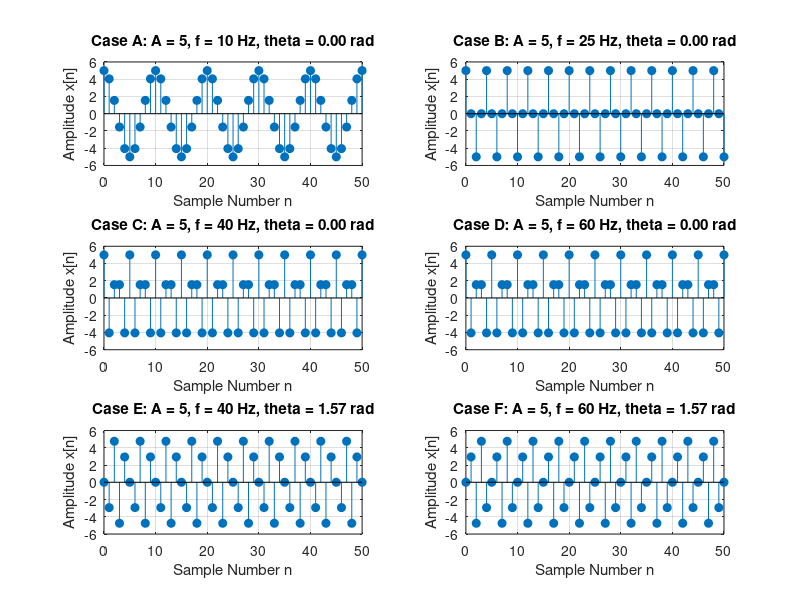
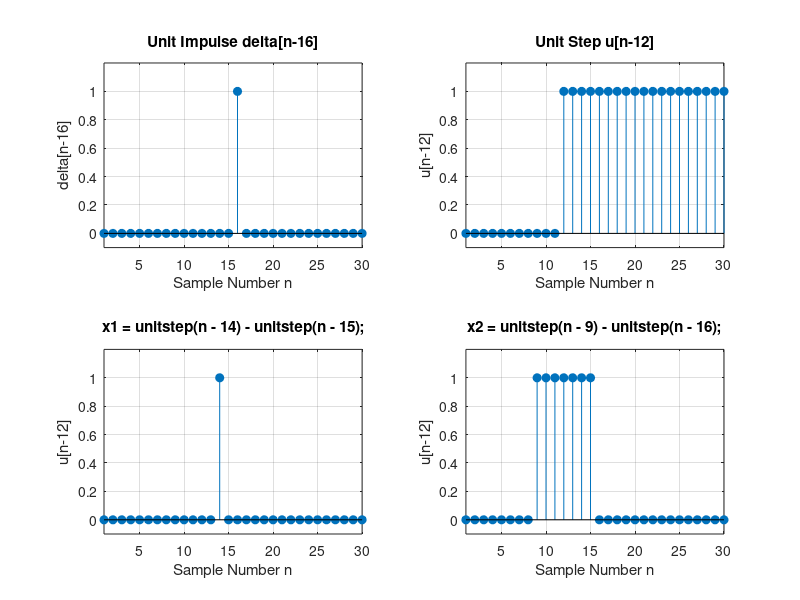
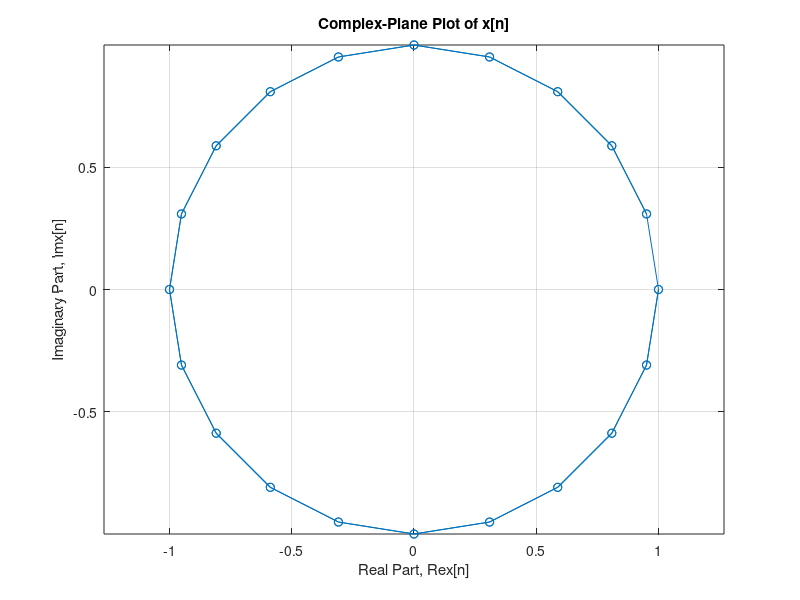
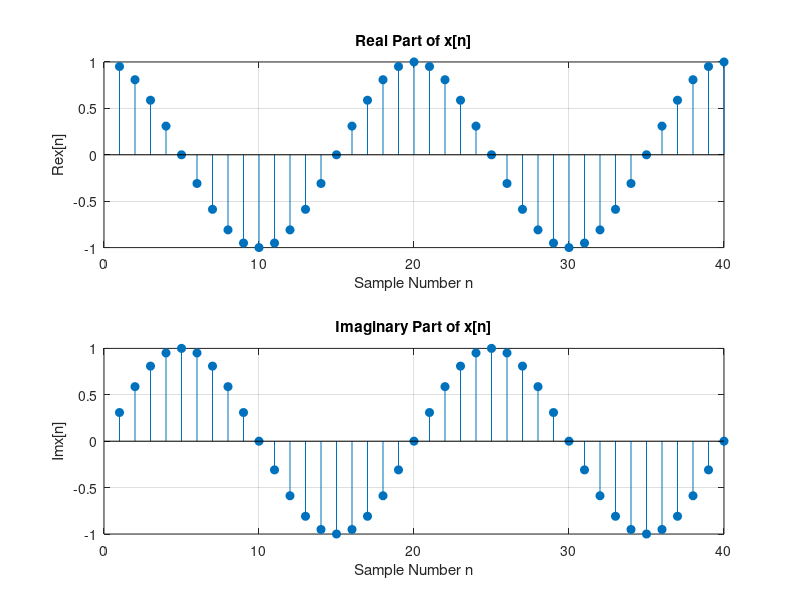

Reproduce these figures in MATLAB, in order. (Note: this script raises an error after producing the figures.)
clear;
close all;
clc;


% Exercise 1
% Define the sinusoidal signal using an anonymous function
x = @(t, f, theta, A) A * cos(2*pi*f*t + theta);

Fs = 100;                  % Sampling frequency: 100 Hz
t = 0 : 1/Fs : 0.5;       % Sampling times from 0 to 0.5 seconds
n = 0 : length(t)-1;      % Sample numbers: 0, 1, ..., 50

Matrix = [
    5, 10, 0;
    5, 25, 0;
    5, 40, 0;
    5, 60, 0;
    5, 40, pi/2;
    5, 60, pi/2
];

figure;

for i = 1:size(Matrix, 1)

    % Extract parameters from row i
    A = Matrix(i, 1);
    f = Matrix(i, 2);
    theta = Matrix(i, 3);

    % Generate samples of the sinusoidal signal
    xn = x(t, f, theta, A);

    % Select one position in a 3-by-2 figure
    subplot(3, 2, i);

    % Plot x[n] against sample number n
    stem(n, xn, 'filled');

    % Label the plot
    xlabel('Sample Number n');
    ylabel('Amplitude x[n]');

    title(sprintf('Case %c: A = %.0f, f = %.0f Hz, theta = %.2f rad', ...
        char('A' + i - 1), A, f, theta));
    grid on;
end

%% Exercise 2: Unit impulses and unit steps

clear;
close all;
clc;

% Sample range
n = 1:30;

% Define the unit impulse and unit step functions
delta = @(n) double(n == 0);
unitstep = @(n) double(n >= 0);

% Exercise 2(a)
ydelta = delta(n - 16);        % delta[n - 16]
yunit = unitstep(n - 12);      % u[n - 12]

% Exercise 2(b)
x1 = unitstep(n - 14) - unitstep(n - 15);

% Exercise 2(c)
x2 = unitstep(n - 9) - unitstep(n - 16);

% create plots
figure;
subplot(2, 2, 1);
stem(n, ydelta, "filled");
xlabel("Sample Number n");
ylabel("delta[n-16]");
title("Unit Impulse delta[n-16]");
grid on;
xlim([1 30]);
ylim([-0.1 1.2]);

subplot(2, 2, 2);
stem(n, yunit, "filled");
xlabel("Sample Number n");
ylabel("u[n-12]");
title("Unit Step u[n-12]");
grid on;
xlim([1 30]);
ylim([-0.1 1.2])


subplot(2, 2, 3);
stem(n, x1, "filled");
xlabel("Sample Number n");
ylabel("u[n-12]");
title("x1 = unitstep(n - 14) - unitstep(n - 15);");
grid on;
xlim([1 30]);
ylim([-0.1 1.2])

subplot(2, 2, 4);
stem(n, x2, "filled");
xlabel("Sample Number n");
ylabel("u[n-12]");
title("x2 = unitstep(n - 9) - unitstep(n - 16);");
grid on;
xlim([1 30]);
ylim([-0.1 1.2])


%% Exercise 3: Complex signals

% Parameters
A = 1;
omega = pi/10;
n = 1:40;

% Generate the complex-valued signal
x_complex = A * exp(1j * omega * n);

% Exercise 3(a): Complex-plane plot

figure;

plot(real(x_complex), imag(x_complex), "o-");

xlabel("Real Part, Re\{x[n]\}");
ylabel("Imaginary Part, Im\{x[n]\}");
title("Complex-Plane Plot of x[n]");

grid on;
axis equal;

% Exercise 3(b): Real and imaginary parts

figure;

subplot(2, 1, 1);
stem(n, real(x_complex), "filled");
xlabel("Sample Number n");
ylabel("Re\{x[n]\}");
title("Real Part of x[n]");
grid on;

subplot(2, 1, 2);
stem(n, imag(x_complex), "filled");
xlabel("Sample Number n");
ylabel("Im\{x[n]\}");
title("Imaginary Part of x[n]");
grid on;

sgtitle("Exercise 3(b): Real and Imaginary Parts");

% Exercise 3(c): Magnitude and phase

magnitude = abs(x_complex);
wrapped_phase = angle(x_complex);
unwrapped_phase = unwrap(wrapped_phase);

figure;

subplot(3, 1, 1);
stem(n, magnitude, "filled");
xlabel("Sample Number n");
ylabel("|x[n]|");
title("Magnitude of x[n]");
grid on;
ylim([0 1.2]);

subplot(3, 1,2);
stem(n, wrapped_phase, "filled");
xlabel("Sample Number n");
ylabel("Phase (rad)");
title("wrapped Phase of x[n]");
grid on;

sgtitle("Exercise 3(c): Magnitude and Phase");


subplot(3, 1, 3);
stem(n, unwrapped_phase, "filled");
xlabel("Sample Number n");
ylabel("Phase (rad)");
title("Unwrapped Phase of x[n]");
grid on;

sgtitle("Exercise 3(c): Magnitude and Phase");


%% Final Experiment
% Part A: Read the audio file
[MusicY, Musicfs] = audioread('defineit.wav');

figure;

subplot(2, 1, 1);
plot(MusicY);
xlabel("Samples");
ylabel("Amplitude");
title("Original Speech Waveform");
grid on;

subplot(2, 1, 2);
histogram(MusicY, 50);
xlabel("Amplitude");
ylabel("Number of Samples");
title("Histogram of Original Speech Signal");
grid on;

% Display audio information

info = audioinfo('defineit.wav');
disp(info);

% Part C: Listen to the original signal

soundsc(MusicY, Musicfs);

peakAmplitude = max(abs(MusicY));
y_scaled = MusicY / peakAmplitude;

% Apply rounding quantization
% Part F: 3-bit Level-1 uniform quantizer

numberOfBits = 3;
numLevels = 2^numberOfBits; % 8 bins
deltaQ = 2 / numLevels; % Delta = 0.25

% Level-1 mid-rise uniform quantization
y3bit = deltaQ * (floor(y_scaled / deltaQ) + 0.5);

% Saturate to the outer reconstruction levels
y3bit(y3bit > 0.875) = 0.875;
y3bit(y3bit < -0.875) = -0.875;

e = y_scaled - y3bit;

figure;
subplot(2, 2, 1);
plot( y_scaled);
xlabel("Samples");
ylabel("Amplitude");
title("Scaled Speech Signal");
grid on;

subplot(2, 2, 2);
histogram( y_scaled);
xlabel("Amplitude");
ylabel("Number of Samples");
title("Histogram of Scaled Speech Signal");
grid on;

subplot(2, 2, 3);
plot( y3bit);
xlabel("Samples");
ylabel("Quantized Amplitude");
title("3-Bit Quantized Speech Signal");
grid on;

subplot(2, 2, 4);
histogram(y3bit, 50);
xlabel("Quantized Amplitude");
ylabel("Number of Samples");
title("Histogram of 3-Bit Quantized Signal");
grid on;

figure;
subplot(2, 1, 1);
plot( e);
xlabel("Samples");
ylabel("Error");
title("Quantization Error: e = y_{scaled} - y_{3bit}");
grid on;

subplot(2, 1, 2);
histogram(e, 50);
xlabel("Quantization Error");
ylabel("Number of Samples");
title("Histogram of Quantization Error");
grid on;

soundsc(y3bit, Musicfs);
peakAmplitude = max(abs(MusicY));
y_scaled = 4 *(MusicY / peakAmplitude);

% Apply rounding quantization


% Part G: 3-bit Level-1 uniform quantizer

numberOfBits = 3;
numLevels = 2^numberOfBits; % 8 bins
deltaQ = 2 / numLevels; % Delta = 0.25

% Level-1 mid-rise uniform quantization
y3bit = deltaQ * (floor(y_scaled / deltaQ) + 0.5);

% Saturate to the outer reconstruction levels
y3bit(y3bit > 0.875) = 0.875;
y3bit(y3bit < -0.875) = -0.875;

e = y_scaled - y3bit;

figure;
subplot(2, 2, 1);
plot( y_scaled);
xlabel("samples");
ylabel("Amplitude");
title("Scaled Speech Signal");
grid on;

subplot(2, 2, 2);
histogram( y_scaled);
xlabel("Amplitude");
ylabel("Number of Samples");
title("Histogram of Scaled Speech Signal");
grid on;

subplot(2, 2, 3);
plot( y3bit);
xlabel("Samples");
ylabel("Quantized Amplitude");
title("3-Bit Quantized Speech Signal");
grid on;

subplot(2, 2, 4);
histogram(y3bit, 50);
xlabel("Quantized Amplitude");
ylabel("Number of Samples");
title("Histogram of 3-Bit Quantized Signal");
grid on;

figure;
subplot(2, 1, 1);
plot(e);
xlabel("Samples");
ylabel("Error");
title("Quantization Error: e = y_{scaled} - y_{3bit}");
grid on;

subplot(2, 1, 2);
histogram(e, 50);
xlabel("Quantization Error");
ylabel("Number of Samples");
title("Histogram of Quantization Error");
grid on;
